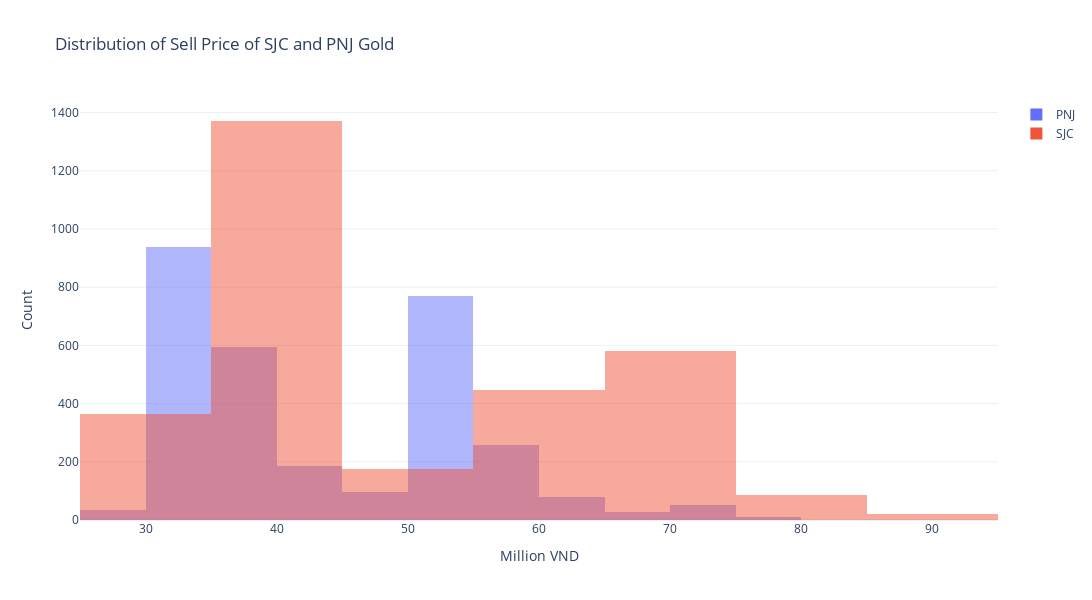

The cell this chart's notebook holds for it:
### Code cell
fig = go.Figure()
fig.add_trace(go.Histogram(x=df_pnj['sell'],name='PNJ',nbinsx=10))
fig.add_trace(go.Histogram(x=df_sjc['sell'],name='SJC',nbinsx=10))
# The two histograms are drawn on top of another
fig.update_layout(
    barmode='overlay',
    title='Distribution of Sell Price of SJC and PNJ Gold',
    xaxis_title='Million VND',
    yaxis_title='Count',
    template='plotly_white',
    width=1200,  # Set the width of the plot
    height=600   # Set the height of the plot
)
fig.update_traces(overwrite=True, marker={"opacity": 0.5}) 
fig.show()

### Figure 1 — Plotly figure (JSON) as saved in the notebook; plotly's stock layout.template omitted (floating-point values rounded to 4 significant figures; data arrays with more than 128 entries replaced by an {"elided": "..."} marker saying what was removed)
{"data": [{"marker": {"opacity": 0.5}, "name": "PNJ", "nbinsx": 10, "type": "histogram", "x": {"elided": "3042 float values"}}, {"marker": {"opacity": 0.5}, "name": "SJC", "nbinsx": 10, "type": "histogram", "x": {"elided": "3042 float values"}}], "layout": {"barmode": "overlay", "height": 600, "title": {"text": "Distribution of Sell Price of SJC and PNJ Gold"}, "width": 1200, "xaxis": {"autorange": true, "range": [25, 95], "title": {"text": "Million VND"}, "type": "linear"}, "yaxis": {"autorange": true, "range": [0, 1443.0], "title": {"text": "Count"}}}}
